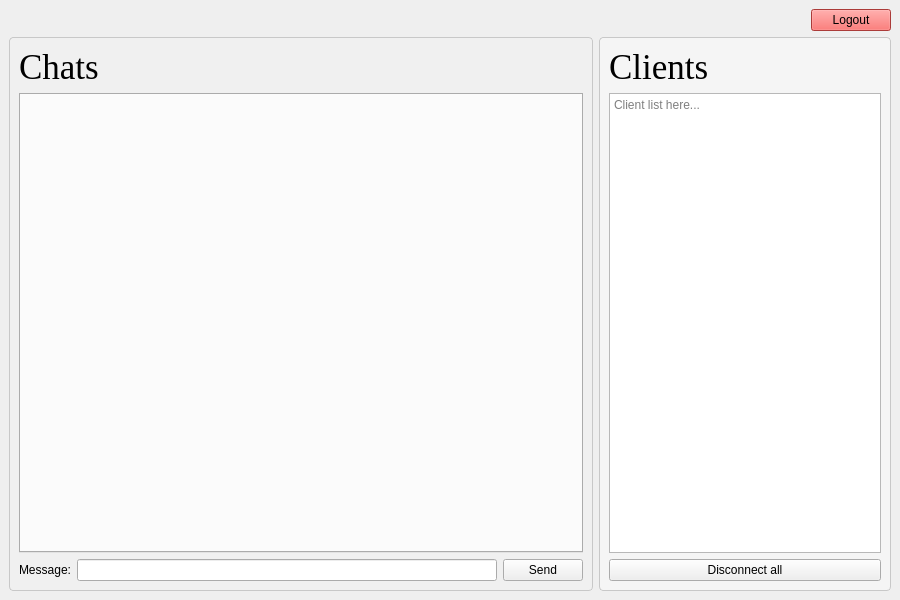
<?xml version="1.0" encoding="UTF-8"?>
<ui version="4.0">
 <class>ServerWindow</class>
 <widget class="QMainWindow" name="ServerWindow">
  <property name="geometry">
   <rect>
    <x>0</x>
    <y>0</y>
    <width>900</width>
    <height>600</height>
   </rect>
  </property>
  <widget class="QWidget" name="centralwidget">
   <layout class="QVBoxLayout" name="verticalLayout">
    <item>
     <layout class="QHBoxLayout" name="topLayout">
      <item>
       <widget class="QLabel" name="label_2">
        <property name="maximumSize">
         <size>
          <width>50</width>
          <height>50</height>
         </size>
        </property>
        <property name="text">
         <string/>
        </property>
        <property name="pixmap">
         <pixmap resource="resources.qrc">:/images/novachat.png</pixmap>
        </property>
        <property name="scaledContents">
         <bool>true</bool>
        </property>
       </widget>
      </item>
      <item>
       <spacer name="horizontalSpacer">
        <property name="orientation">
         <enum>Qt::Orientation::Horizontal</enum>
        </property>
        <property name="sizeHint" stdset="0">
         <size>
          <width>40</width>
          <height>20</height>
         </size>
        </property>
       </spacer>
      </item>
      <item>
       <widget class="QPushButton" name="logout">
        <property name="styleSheet">
         <string notr="true">background-color: #EF5350;</string>
        </property>
        <property name="text">
         <string>Logout</string>
        </property>
       </widget>
      </item>
     </layout>
    </item>
    <item>
     <layout class="QHBoxLayout" name="mainLayout" stretch="4,2">
      <property name="spacing">
       <number>6</number>
      </property>
      <item>
       <widget class="QFrame" name="chatFrame">
        <property name="styleSheet">
         <string>
          QFrame#chatFrame {
            background-color: #f0f0f0;
            border: 1px solid #c8c8c8;
            border-radius: 4px;
          }
         </string>
        </property>
        <property name="frameShape">
         <enum>QFrame::Shape::StyledPanel</enum>
        </property>
        <property name="frameShadow">
         <enum>QFrame::Shadow::Plain</enum>
        </property>
        <layout class="QVBoxLayout" name="chatLayout">
         <item>
          <widget class="QLabel" name="label">
           <property name="font">
            <font>
             <family>Times New Roman</family>
             <pointsize>26</pointsize>
            </font>
           </property>
           <property name="text">
            <string>Chats</string>
           </property>
          </widget>
         </item>
         <item>
          <widget class="QTabWidget" name="client_tab"/>
         </item>
         <item>
          <layout class="QHBoxLayout">
           <item>
            <widget class="QLabel" name="msg_lbl">
             <property name="text">
              <string>Message:</string>
             </property>
            </widget>
           </item>
           <item>
            <widget class="QLineEdit" name="msg_in">
             <property name="autoFillBackground">
              <bool>false</bool>
             </property>
            </widget>
           </item>
           <item>
            <widget class="QPushButton" name="send_btn">
             <property name="text">
              <string>Send</string>
             </property>
            </widget>
           </item>
          </layout>
         </item>
        </layout>
       </widget>
      </item>
      <item>
       <widget class="QFrame" name="clientsFrame">
        <property name="styleSheet">
         <string>
          QFrame#clientsFrame {
            background-color: #f5f5f5;
            border: 1px solid #c8c8c8;
            border-radius: 4px;
          }
         </string>
        </property>
        <property name="frameShape">
         <enum>QFrame::Shape::StyledPanel</enum>
        </property>
        <property name="frameShadow">
         <enum>QFrame::Shadow::Plain</enum>
        </property>
        <layout class="QVBoxLayout" name="clientLayout">
         <item>
          <widget class="QLabel" name="label_3">
           <property name="font">
            <font>
             <family>Times New Roman</family>
             <pointsize>26</pointsize>
            </font>
           </property>
           <property name="text">
            <string>Clients</string>
           </property>
          </widget>
         </item>
         <item>
          <widget class="QTextEdit" name="client_name">
           <property name="readOnly">
            <bool>true</bool>
           </property>
           <property name="placeholderText">
            <string>Client list here...</string>
           </property>
          </widget>
         </item>
         <item>
          <widget class="QPushButton" name="disconnect_btn">
           <property name="text">
            <string>Disconnect all</string>
           </property>
          </widget>
         </item>
        </layout>
       </widget>
      </item>
     </layout>
    </item>
   </layout>
  </widget>
 </widget>
 <resources>
  <include location="resources.qrc"/>
 </resources>
 <connections/>
</ui>
